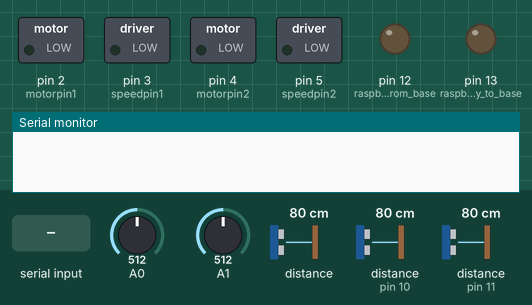
Simulated run of this sketch. Board: Arduino Uno, built with avr-gcc and run on an emulated ATmega328P. On the bench: switched loads named in the sketch (green lamp = pin HIGH), output pins drawn as LEDs (lit = HIGH), the last lines printed to the serial monitor. Wiring (inferred from the names in the program): LIDAR-Lite range finder at I2C address 0x62. Dashed ring = blinking. The test bench sets the inputs (shaded band); at power-on: A1 = 512, A0 = 512, distance to the obstacle 80 cm, distance to the obstacle (sensors on pin 10, pin 11) 80 cm. The echo pulse lasts 58.3 µs per cm.

Above: at 1.2 s.
1.3 s: A1 set to 696
4.2 s: A1 set to 716
At 6.85 s:
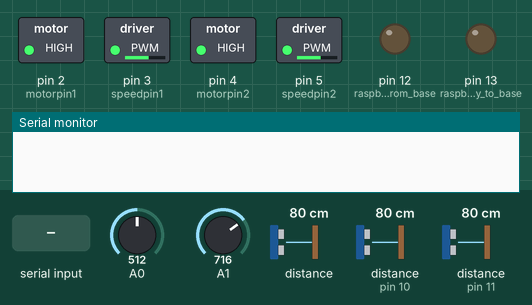
8.0 s: "z" received over Serial
At 9.4 s:
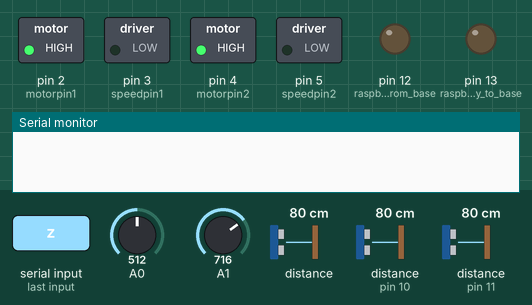
9.7 s: A1 set to 525
11.2 s: A1 set to 500
At 12.4 s:
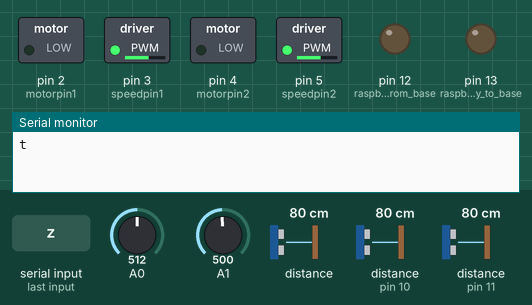
19.0 s: A1 set to 900
At 21.31 s:
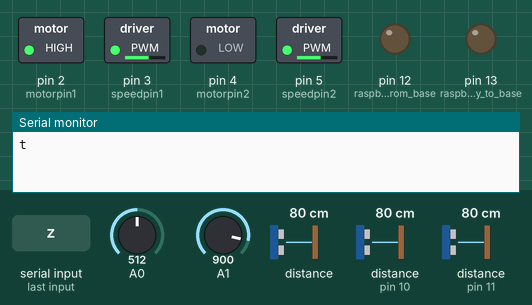
Timing chart, 0 to 23.5 s (numbered marks = the images above; inputs shaded):
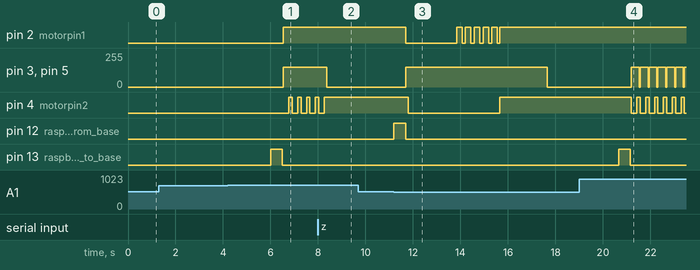

The sketch:

integration_with_lidar.ino
```cpp
#include <OneWire.h>
#include "DHT.h"

#include <Wire.h>
#define    LIDARLite_ADDRESS   0x62          // Default I2C Address of LIDAR-Lite.
#define    RegisterMeasure     0x00          // Register to write to initiate ranging.
#define    MeasureValue        0x04          // Value to initiate ranging.
#define    RegisterHighLowB    0x8f          // Register to get both High and Low bytes in 1 call.
int reading = 0;
int distance_reading = 0;
int light_value_total = 108000;
//Delete before usage
//int light_value_total = 10000;

int light_value_sensor = 0;
int light_value_difference = 0;
const int light_threshold = 18000;
/////Delete before usage
//const int light_threshold = 100;

unsigned long time_light_start = 0;


int DS18S20_Pin = 9;  //DS18S20 Signal pin on digital 9
//Temperature chip i/o
OneWire ds(DS18S20_Pin); // on digital pin 2


#define DHTPIN 7// Digital pin connected to the DHT sensor
#define DHTTYPE DHT22   // DHT 22  (AM2302), AM2321
DHT dht(DHTPIN, DHTTYPE);


int analogValue = 0;
int period = 3000;
unsigned long time_now = 0;
unsigned long t = 0;
unsigned long elapsed_time_to_base = 0;
unsigned long elapsed_time_to_origin = 0;
unsigned long start_time_to_base = 0;
unsigned long start_time_to_origin = 0;
boolean to_base = false;
int period_ultrasonic = 100;
unsigned long time_now_ultrasonic = 0;


int period_soil_temperature = 750;
unsigned long time_now_soil_temperature = 0;

int speed = 150;
int motorpin1 = 2 ;
int motorpin2 = 4 ;
int speedpin1 = 3 ;
int speedpin2 = 5 ;
int moisture_value = 0;

const int pingPin_left = 10;
const int pingPin_right = 11;
int cm_right = 0;
int cm_left = 0;
boolean stopped_base = false;
boolean stopped_origin = false;
boolean light = false;
int raspberry_from_base = 12;
int raspberry_to_base = 13;

char incomingByte = "";

String state = "";

void setup() {
  pinMode(motorpin1, OUTPUT);
  pinMode(motorpin2, OUTPUT);
  pinMode(speedpin1, OUTPUT);
  pinMode(speedpin2, OUTPUT);
  Wire.begin(); // join i2c bus

  pinMode(raspberry_to_base, OUTPUT);
  pinMode(raspberry_from_base, OUTPUT);

  Serial.begin(9600);
  dht.begin();
  time_light_start = millis();
}

void loop() {

//  Serial.println(map(analogRead(A1), 1023, 0, 100, 0));
  if((millis() - time_light_start >= 86400000) && light == false){
//           Serial.println(light);
//           Serial.println(light_value_total);
//           Serial.println(light_threshold);
//           Serial.println("/////////////////////////////////");

    if(light_value_sensor  < light_value_total - light_threshold){
//      Serial.println("Here");
      light_value_difference = (light_value_total - light_value_sensor);
      light = true;
    }

  }
  //  Serial.print("base ");
  //  Serial.println(elapsed_time_to_base);
  //  Serial.print("origin ");
  //  Serial.println(elapsed_time_to_origin);

  incomingByte = Serial.read();
  if (incomingByte == 'z') {
    elapsed_time_to_base = millis() - start_time_to_base;
    stopped_base = true;
    to_base = false;
    time_light_start = millis();
  }
  if (stopped_base == true || stopped_origin == true) {

    stop_robot();

    if (light && stopped_base == true){ // keep the robot idle till it gets the light it needs
        delay(light_value_difference);
        // reinitiate the light difference
        light_value_difference = 0;
        // reset the flag
        Serial.write("d");
        light_value_sensor = 0;
        state = "original";
        backward();
        delay(100);
        left();
        delay(2000);
        stopped_base = false;
        light = false;
        start_time_to_origin = millis();
}

  }


  if ( map(moisture(), 1023, 0, 100, 0) <= 50 && stopped_base == true) {
    Serial.write("t");
    digitalWrite(raspberry_from_base, HIGH);
    delay(500);
    digitalWrite(raspberry_from_base, LOW);

    state = "original";
    backward();
    delay(100);
    left();
    delay(2000);
    stopped_base = false;
    start_time_to_origin = millis();

  }

  if (stopped_base == false && state != "original") {

    if (millis() > time_now + period) {
      moisture_value = map(moisture(), 1023, 0, 100, 0);


//      float temperature = soil_temperature(); //will take about 750ms to run
//
//      int* humidity_ptr = humidity();

      light_value_sensor += map(analogRead(A0), 1023, 0, 50, 0);


      time_now = millis();
    }

    if (moisture_value >= 70 || light == true) {

      if (to_base == false) {
        // this means that the robot just started going to the base and didn't change the flag yet
        if(!light){
        digitalWrite(raspberry_to_base, HIGH);
        delay(500);
        digitalWrite(raspberry_to_base, LOW);
        }
        else{

//          Serial.println((light_value_difference/3600000));
          Serial.write("l");
        }

        //        Serial.println(moisture_value);

        start_time_to_base = millis();
      }

      to_base = true;
      seek_base();
    }
    else {
      stop_robot();
    }

  }
  else if (stopped_base == false && state == "original") {
    // TODO state should change once the robot reaches the original position of motion
    elapsed_time_to_origin = millis() - start_time_to_origin;
    if (elapsed_time_to_origin >= elapsed_time_to_base) {
      right();
      delay(2000);
      stop_robot();
      state = "";
      elapsed_time_to_origin = 0;
      stopped_base = false;
      stopped_origin = true;
    }
    else {
      seek_original_position();
    }

  }

}

void seek_original_position() {

  if ( distance() >= 35) {
    forward();
    delay(20);
    follow_wall("original");
  }

  else if (distance() < 35)
  {
    right();
    delay(800);
  }
}

void seek_base() {

  if ( distance() >= 35) {
    forward();
    delay(20);
    follow_wall("base");
  }

  else if (distance() < 35)
  {
    left();
    delay(800);
  }
}

void follow_wall(String state_wall_following) {
  // takes state as an input which clarifies if it is seeking base or seeking the original position


  if ( state_wall_following == "base") {
    cm_right = distance_ultrasonic(pingPin_left, "Left");
    cm_left  = distance_ultrasonic(pingPin_right, "Right");

    if (cm_right > 30 and cm_right <= 40) {
      right();
      delay(50);
    }

    else if (cm_right < 25) {
      left();
      delay(50);
    }

    else if (cm_right > 45) {
      right();
      delay(100);
    }
  }

  if ( state_wall_following == "original") {
    cm_right = distance_ultrasonic(pingPin_left, "Left");
    cm_left  = distance_ultrasonic(pingPin_right, "Right");

    if (cm_left > 30 and cm_left <= 40) {
      left();
      delay(50);


    }

    else if (cm_left < 25) {
      right();
      delay(50);

    }

    else if (cm_left > 45) {
      left();
      delay(100);
    }

  }

}


int moisture() {
  return analogRead(A1);
}

float soil_temperature() {
  //returns the temperature from one DS18S20 in DEG Celsius
  float TemperatureSum = 0;
  byte data[12];
  byte addr[8];

  if ( !ds.search(addr)) {
    //no more sensors on chain, reset search
    ds.reset_search();
    return -1000;
  }

  if ( OneWire::crc8( addr, 7) != addr[7]) {
    Serial.println("CRC is not valid!");
    return -1000;
  }

  if ( addr[0] != 0x10 && addr[0] != 0x28) {
    Serial.print("Device is not recognized");
    return -1000;
  }

  ds.reset();
  ds.select(addr);
  ds.write(0x44, 1); // start conversion, with parasite power on at the end

  if (millis() > time_now_soil_temperature + period_ultrasonic) {


    byte present = ds.reset();
    ds.select(addr);
    ds.write(0xBE); // Read Scratchpad


    for (int i = 0; i < 9; i++) { // we need 9 bytes
      data[i] = ds.read();
    }

    ds.reset_search();

    byte MSB = data[1];
    byte LSB = data[0];

    float tempRead = ((MSB << 8) | LSB); //using two's compliment
    TemperatureSum = tempRead / 16;

    time_now_soil_temperature = millis();
  }

  return TemperatureSum;

}


int* humidity() {
  int* res = new int[3];
  // Reading temperature or humidity takes about 250 milliseconds!
  // Sensor readings may also be up to 2 seconds 'old' (its a very slow sensor)
  float h = dht.readHumidity();
  // Read temperature as Celsius (the default)
  float t = dht.readTemperature();

  // Check if any reads failed and exit early (to try again).
  if (isnan(h) || isnan(t)) {
    Serial.println(F("Failed to read from DHT sensor!"));
    return;
  }

  // Compute heat index in Celsius (isFahreheit = false)
  float hic = dht.computeHeatIndex(t, h, false);

  res[0] = h;
  res[1] = t;
  res[2] = hic;
  return res;
}


void backward() {
  digitalWrite (motorpin1, LOW);
  digitalWrite (motorpin2, HIGH);
  analogWrite(speedpin1, speed);
  analogWrite(speedpin2, speed);
}

void forward() {
  digitalWrite (motorpin1, HIGH);
  digitalWrite (motorpin2, LOW);
  analogWrite(speedpin1, speed);
  analogWrite(speedpin2, speed);
}

void right() {
  digitalWrite (motorpin1, HIGH);
  digitalWrite (motorpin2, HIGH);
  analogWrite(speedpin1, speed);
  analogWrite(speedpin2, speed);
}

void left() {
  digitalWrite (motorpin1, LOW);
  digitalWrite (motorpin2, LOW);
  analogWrite(speedpin1, speed);
  analogWrite(speedpin2, speed);
}

void stop_robot() {
  analogWrite(speedpin1, 0);
  analogWrite(speedpin2, 0);
}

int distance() {

  Wire.beginTransmission((int)LIDARLite_ADDRESS); // transmit to LIDAR-Lite
  Wire.write((int)RegisterMeasure); // sets register pointer to  (0x00)
  Wire.write((int)MeasureValue); // sets register pointer to  (0x00)
  Wire.endTransmission(); // stop transmitting

  delay(20); // Wait 20ms for transmit

  Wire.beginTransmission((int)LIDARLite_ADDRESS); // transmit to LIDAR-Lite
  Wire.write((int)RegisterHighLowB); // sets register pointer to (0x8f)
  Wire.endTransmission(); // stop transmitting

  delay(20); // Wait 20ms for transmit

  Wire.requestFrom((int)LIDARLite_ADDRESS, 2); // request 2 bytes from LIDAR-Lite

  if (2 <= Wire.available()) // if two bytes were received
  {
    reading = Wire.read(); // receive high byte (overwrites previous reading)
    reading = reading << 8; // shift high byte to be high 8 bits
    reading |= Wire.read(); // receive low byte as lower 8 bits
    reading = reading - 15 ;

  }
  return reading;

}


int distance_ultrasonic(int pingPin, String sensor) {

  // establish variables for duration of the ping, and the distance result
  // in inches and centimeters:
  long duration, inches, cm;

  // The PING))) is triggered by a HIGH pulse of 2 or more microseconds.
  // Give a short LOW pulse beforehand to ensure a clean HIGH pulse:
  pinMode(pingPin, OUTPUT);

  digitalWrite(pingPin, LOW);
  delayMicroseconds(2);
  digitalWrite(pingPin, HIGH);
  delayMicroseconds(5);
  digitalWrite(pingPin, LOW);

  // The same pin is used to read the signal from the PING))): a HIGH pulse
  // whose duration is the time (in microseconds) from the sending of the ping
  // to the reception of its echo off of an object.
  pinMode(pingPin, INPUT);
  duration = pulseIn(pingPin, HIGH);

  // convert the time into a distance
  cm = microsecondsToCentimeters(duration);

  delay(100);

  return cm;
}

long microsecondsToInches(long microseconds) {
  // According to Parallax's datasheet for the PING))), there are 73.746
  // microseconds per inch (i.e. sound travels at 1130 feet per second).
  // This gives the distance travelled by the ping, outbound and return,
  // so we divide by 2 to get the distance of the obstacle.
  // See: http://www.parallax.com/dl/docs/prod/acc/28015-PING-v1.3.pdf
  return microseconds / 74 / 2;
}

long microsecondsToCentimeters(long microseconds) {
  // The speed of sound is 340 m/s or 29 microseconds per centimeter.
  // The ping travels out and back, so to find the distance of the object we
  // take half of the distance travelled.
  return microseconds / 29 / 2;
}
```

Measured:
- the behaviour switches between 705 and 706 on A1 (found by bisection; images 0 and 1)
- the behaviour switches between 512 and 511 on A1 (found by bisection; images 2 and 3)
- after the input at 1.3 s, every drawn part: stays the same
- after the input at 4.2 s, pin 2 (motorpin1): LOW → HIGH after 2.3 s; pin 3 (speedpin1), pin 5 (speedpin2): 0/255 → 150/255 after 2.3 s; pin 4 (motorpin2): alternates HIGH for 0.14 s and LOW for 0.23 s, starting after 2.6 s; pin 13 (raspberry_to_base): LOW → HIGH after 1.8 s, → LOW 0.50 s later
- after the input at 8.0 s, pin 3 (speedpin1), pin 5 (speedpin2): 150/255 → 0/255 after 0.36 s; pin 4 (motorpin2): goes on until 8.3 s, then stays HIGH
- after the input at 9.7 s, every drawn part: stays the same
- after the input at 11.2 s, pin 2 (motorpin1): goes LOW 2.1 s, 4 × (HIGH 0.23 s, LOW 0.14 s), HIGH 0.23 s, LOW 0.10 s, then HIGH, starting after 0.50 s; pin 3 (speedpin1): 0/255 → 150/255 after 0.50 s, → 0/255 6.0 s later
- after the input at 19.0 s, pin 3 (speedpin1), pin 5 (speedpin2): alternates 150/255 for 0.33 s and 0/255 for 0.04 s, starting after 2.2 s; pin 4 (motorpin2): alternates HIGH for 0.14 s and LOW for 0.23 s, starting after 2.2 s; pin 13 (raspberry_to_base): LOW → HIGH after 1.7 s, → LOW 0.50 s later
